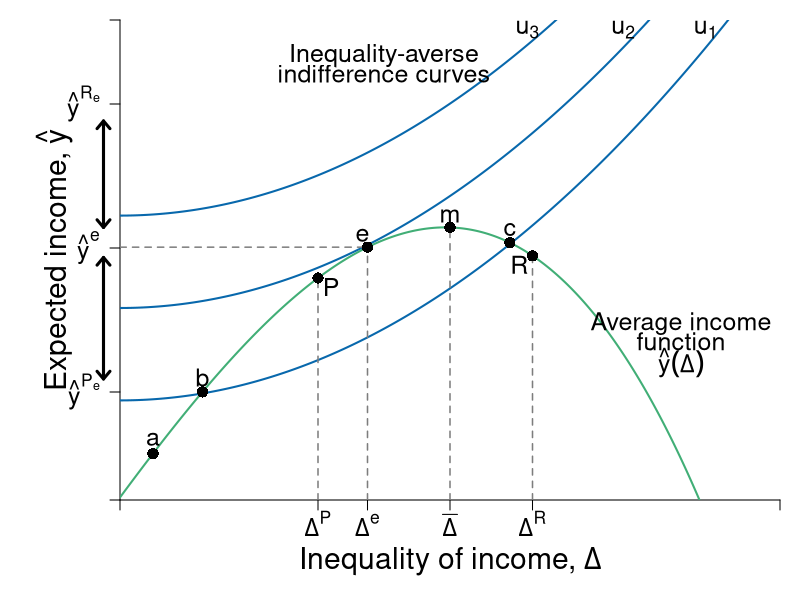

The R script that drew this image:
#Graph Designer: Simon Halliday & Riley Boeth '17
#Authors: Bowles, Foley and Halliday
#Title: Coordination, Conflict and Competition: A Text in Microeconomics

library(shape)
require(shape)
pdf(file = "risk/risks_inequality_averse.pdf", width = 10, height = 8)


#Set parameters for graphics
axislabelsize <- 1.8
labelsize <- 1.5
namesize <- 1.8
annotatesize <- 1.5
graphlinewidth <- 2
segmentlinewidth <- 1.5

COL <- c("#7fc97f", "#beaed4", "#fdc086", "#ffff99", "#386cb0", "#f0027f", "#bf5b17", "#666666")
COLA <- c("#e0f3db", "#99d8c9","#66c2a4","#41ae76", "#238b45", "#005824")
COLB <- c("#c6dbef", "#4eb3d3", "#2b8cbe", "#0868ac","#084081")
COLC <- c("#fcfbfd", "#efedf5", "#dadaeb", "#bcbddc", "#9e9ac8", "#807dba", "#6a51a3", "#54278f", "#3f007d")
grays <- gray.colors(25, start = 1, end = 0, alpha = 1)

#Edited the margins to cater for the larger LHS labels
par(mar =  c(5, 6, 1, 1))

#Indifference curves of a risk-averse homo economicus (1st graph out of the two for 4.7)

indiffA1 <- function(x, uA = 5, rmax=  .7, xmax = 15) {
  uA + (1/2)*(rmax/xmax)*(x^2)
}

#rmax*x
#indiffA <- function(x, ua=2) {
#  ua + (1/12)*(x)^2
#}

#Average wealth function 

avgwealth <- function(x){
  (1.08)*((-1/35)*(((-((.9)*x-36))^2))+36.8+((-1/10)*(x-4)+(-1/1000)*((x-3)^3)))
}

#Add limits on axes and levels of utility for each indifference curve
ylims <- c(0, 40)
xlims <- c(0, 40)

npts <- 501 
x <- seq(xlims[1], xlims[2], length.out = npts)
y <- seq(ylims[1], ylims[2], length.out = npts) 

plot(0, 0, xlim = xlims, ylim = ylims, type = "n",
     xlab = expression(paste("")),
     ylab = expression(paste("")), 
     xaxt = "n", 
     yaxt = "n", 
     cex.lab = axislabelsize, 
     bty = "n", 
     xaxs = "i", 
     yaxs = "i"
)

#x and y limits with plain axes without ticks/numbers to match previous graph

ticksx <- c(0,  12, 15, 20, 25, xlims[2])
xlabels <- c(NA, expression(paste(Delta^P)),  expression(paste(Delta^e)), expression(paste(bar(Delta) )), expression(paste(Delta^R)),  NA)
ticksy <- c(0, 21 - 12, 21, 21 + 12, ylims[2])
ylabels <- c(NA, expression(paste(hat(y)^P[e])), expression(paste(hat(y)^e)), expression(paste(hat(y)^R[e])), NA)



axis(1,at = ticksx,  pos = 0, labels = xlabels, cex.axis = labelsize)
axis(2,at = ticksy,  pos = 0, labels = ylabels, las = 1, cex.axis = labelsize)

npts <- 500 
xx1 <- seq(xlims[1], xlims[2], length.out = npts)
xx2 <- seq(0, xlims[2], length.out = npts)
xx3 <- seq(xlims[1], 0, length.out = npts)
xx4 <- seq(-11, 0, length.out = npts)


lines(xx1, indiffA1(xx1, uA = 8.3), col = COLB[4], lwd = graphlinewidth)
lines(xx1, indiffA1(xx1, uA = 16), col = COLB[4], lwd = graphlinewidth)
lines(xx1, indiffA1(xx1, uA = 23.7), col = COLB[4], lwd = graphlinewidth)
lines(xx1, avgwealth(xx1), col = COLA[4], lwd = graphlinewidth)


#Axis labels and draw linear utility function
mtext(expression(paste("Inequality of income, ", Delta)), side = 1, line = 3, cex = axislabelsize)
text(-4, 0.5*ylims[2], expression(paste("Expected income, ", hat(y))), xpd = TRUE, cex = axislabelsize, srt = 90) 

#Label various points on line

text(2, avgwealth(2)+1.2, expression(paste("a")), cex = labelsize)
text(5, avgwealth(5)+1.2, expression(paste("b")), cex = labelsize)
points(5, avgwealth(5), pch = 16, col = "black", cex = 1.5)
points(2, avgwealth(2), pch = 16, col = "black", cex = 1.5)

segments(25, 0, 25, avgwealth(25), lty = 2, col = grays[20], lwd = segmentlinewidth)
points(25, avgwealth(25), pch = 16, col = "black", cex = 1.5)

text(23.63, avgwealth(23.63)+1.1, expression(paste("c")), cex = labelsize)
points(23.63, avgwealth(23.63), pch = 16, col = "black", cex = 1.5)

text(20, avgwealth(20)+1, expression(paste(m)), cex = labelsize)
segments(20, 0, 20, avgwealth(20), lty = 2, col = grays[20], lwd = segmentlinewidth)
points(20, avgwealth(20), pch = 16, col = "black", cex = 1.5)

text(14.7, avgwealth(15)+1, expression(paste(e)), cex = labelsize)
segments(15, 0, 15, avgwealth(15), lty = 2, col = grays[20], lwd = segmentlinewidth)
segments(0, avgwealth(15), 15, avgwealth(15), lty = 2, col = grays[20], lwd = segmentlinewidth)
points(15, avgwealth(15), pch = 16, col = "black", cex = 1.5)

segments(12, 0, 12, avgwealth(12), lty = 2, col = grays[20], lwd = segmentlinewidth)
points(12, avgwealth(12), pch = 16, col = "black", cex = 1.5)

#Add arrow beside y axis and points on axis

arrows(-1, avgwealth(21) + 9, -1, avgwealth(20) , col = "black", code = 3, arr.type = "simple", lty = 1, xpd = TRUE, length = 0.1, angle = 40, lwd = 3)
arrows(-1, avgwealth(21) - 12.5, -1, avgwealth(20) - 2.5, col = "black", code = 3, arr.type = "simple", lty = 1, xpd = TRUE, length = 0.1, angle = 40, lwd = 3)

#points(0, avgwealth(23)+12, pch = 16, col = "black", cex = 1.5, xpd = TRUE)
#points(0, avgwealth(23), pch = 16, col = "black", cex = 1.5,xpd = TRUE)
#points(0, avgwealth(23)-12, pch = 16, col = "black", cex = 1.5,xpd = TRUE)

#label the three indifference curves

text(24.7, 39.2, expression(paste(u[3])), xpd = TRUE, cex = labelsize)
text(30.5, 39.2, expression(paste(u[2])),  xpd = TRUE, cex = labelsize)
text(35.5, 39.2, expression(paste(u[1])),  xpd = TRUE, cex = labelsize)

#Label P and R
text(12 + 0.8, avgwealth(12) - 0.75, expression(paste(P)), cex = labelsize)
text(25 - 0.8, avgwealth(25) - 0.75, expression(paste(R)), cex = labelsize)

#Label average wealth curve and indifference curves generally

text(34, avgwealth(30)+1.5, expression(paste("Average income")), xpd = TRUE, cex = labelsize)
text(34, avgwealth(30), expression(paste("function")), xpd = TRUE, cex = labelsize)
text(34, avgwealth(30)-1.75, expression(paste(hat(y)(Delta))), xpd = TRUE, cex = labelsize)

#text(17, 38.5, expression(paste("Inequality Averse")), xpd = TRUE, cex = labelsize)
text(16, 37, expression(paste("Inequality-averse")), xpd = TRUE, cex = labelsize)
text(16, 35.5, expression(paste("indifference curves")), xpd = TRUE, cex = labelsize)


dev.off()
